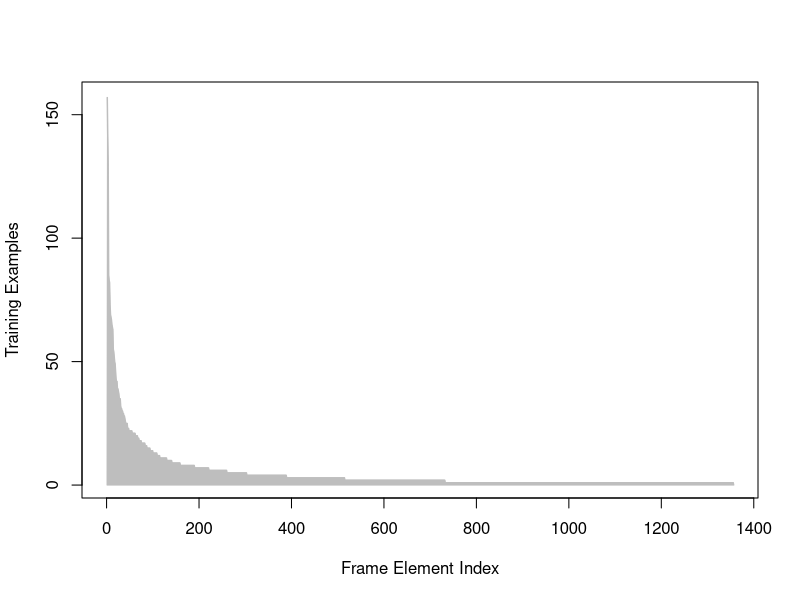
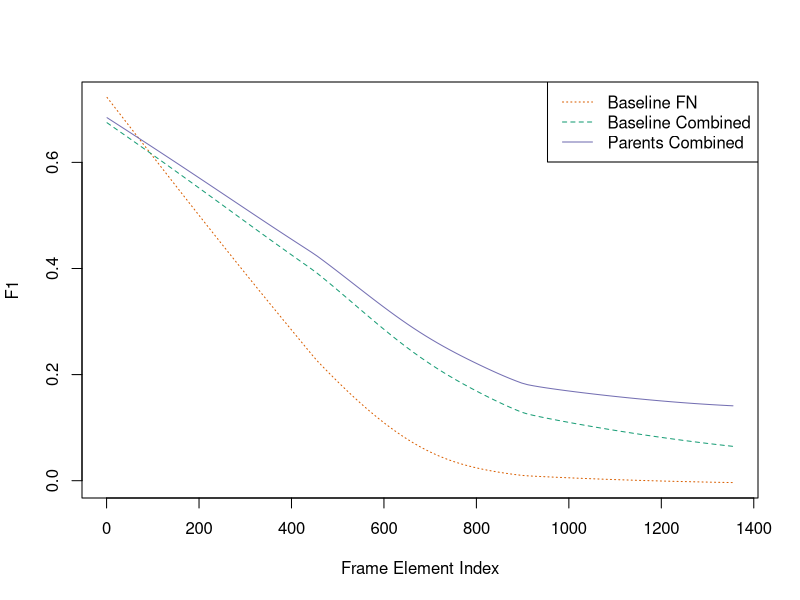

Recreate these plots in R, in order.
library(RColorBrewer)

fes <- read.csv("fe_numOccur_baseline_combined_parentCombined_fscores.csv", header=F)
names(fes) <- c(
    "fe",
    "num_examples",
    "baseline_fn_f1",
    "baseline_combined_f1",
    "parents_combined_f1"
)
fes <- fes[order(-fes$num_examples),]

pdf("num_instances.pdf", width=7, height=4)
plot(
    fes$num_examples,
    xlab="Frame Element Index",
    ylab="Training Examples",
    type="l",
    col="gray"
)
polygon(
    c(0, fes$num_examples, 0),
    col="gray",
    border="gray"
)
dev.off()

my.pallette <- brewer.pal(3, "Dark2")[c(2,1,3)]

pdf("f1_sorted_by_num_instances.pdf", width=7, height=5)
plot(
    lowess(fes$baseline_fn_f1),
    xlab="Frame Element Index",
    ylab="F1",
    type="l",
    col=my.pallette[1],
    lty="dotted"
)
lines(
    lowess(fes$baseline_combined_f1),
    col=my.pallette[2],
    lty="dashed"
)
lines(
    lowess(fes$parents_combined_f1),
    col=my.pallette[3],
    lty="solid"
)
legend(
    "topright",
    legend=c(
        "Baseline FN",
        "Baseline Combined",
        "Parents Combined"
    ),
    lty=c("dotted", "dashed", "solid"),
    col=my.pallette
)
dev.off()
